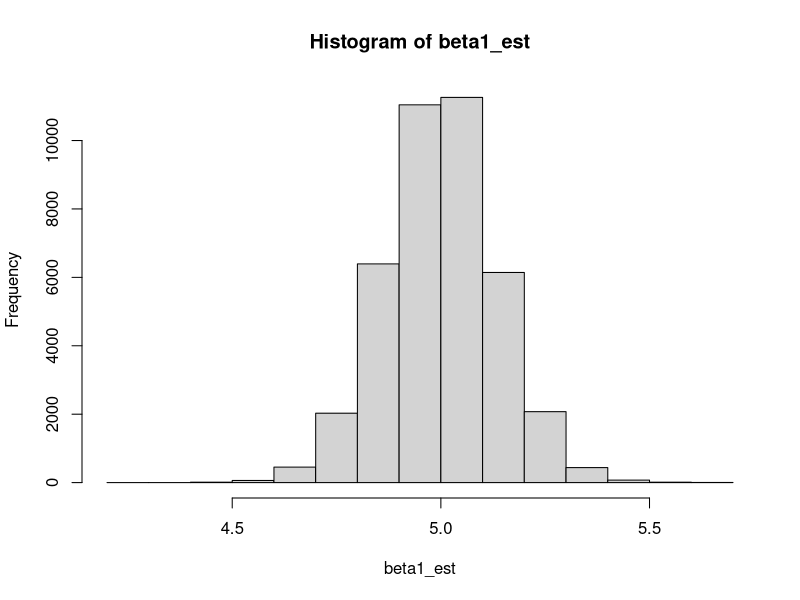
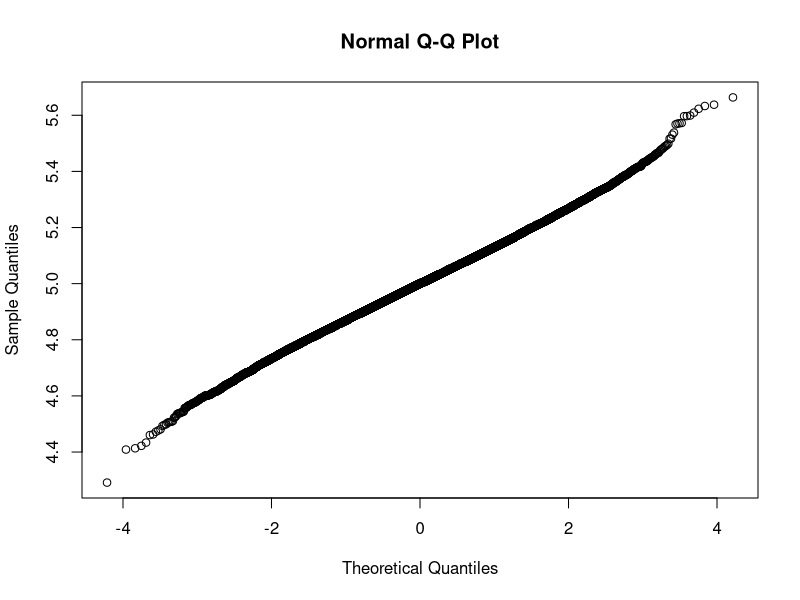

R code for these plots, in order: (Note: a time limit stopped this script after it produced the figures.)


#ex1

denyZeroHyp = function(n){
  t = table(sample(1:6,size = n,replace = T))
  #Smqtame dali othvurlq H0
  result = chisq.test(t)$p.value<0.05
  result

}
#Gledame kakuv procent ot ot vsichki othvurlqt H0

f1 = function(n){
  s = sum(replicate(10000,denyZeroHyp(n)))/10000*100
  result = paste(s, "%")
  result
}
f1(100)
f1(200)
f1(400)

#ex2
checkNormality = function(n) {
    x = runif(n, 5, 12)
    hypResults = shapiro.test(x)$p.value > 0.05
    hypResults
}

f2 = function(nBig,n){
  results = replicate(n=nBig,checkNormality(n))
  prop.table(table(results))
}
f2(10000,15)
f2(10000,25)
f2(10000,50)
f2(10000,90)


#ex3

f3 = function(n){
  beta1 = 5
  # 4 реда - по 1 за всяка подточка
  beta1_est =  matrix(data = NA, nrow = 4, ncol = 10000)
  beta1_sd_err = matrix(data = NA, nrow = 4, ncol = 10000)
  beta1_sd_err = matrix(data = NA, nrow = 4, ncol = 10000)
  leftConfInt = matrix(data = NA, nrow = 4, ncol = 10000)
  rightConfInt = matrix(data = NA, nrow = 4, ncol = 10000)
  
  for (k in 1:10000) {
    x = sample(1:10, size = n, replace = TRUE)
    
    # а)
    e = rnorm(n, mean = 0, sd = 2)
    y = beta1 * x + e
    
    df = data.frame(x, y)
    model = lm(y ~ x, data = df)
    model_summary = summary(model)
    p = paste("a)")
    print(p)
    print(confint(model))
    print("----------")
    print(model_summary)
    beta1_est[1, k] = model_summary$coefficients[2, 1] # бета1 шапка
    beta1_sd_err[1, k] = model_summary$coefficients[2, 2]
    leftConfInt[1,k] = confint(model)[2,1]
    rightConfInt[1,k] = confint(model)[2,2]
    
    # б)
    e = runif(n, -3.5, 3.5)
    y = beta1 * x + e
    
    df = data.frame(x, y)
    model = lm(y ~ x, data = df)
    model_summary = summary(model)
    p = paste("b)")
    beta1_est[2, k] = model_summary$coefficients[2, 1] # бета1 шапка
    beta1_sd_err[2, k] = model_summary$coefficients[2, 2]
    leftConfInt[2,k] = confint(model)[2,1]
    rightConfInt[2,k] = confint(model)[2,2]
    
    # в)
    v = rexp(n, 0.7)
    w = rexp(n, 0.7)
    e = v - w
    y = beta1 * x + e
    
    df = data.frame(x, y)
    model = lm(y ~ x, data = df)
    model_summary = summary(model)
    beta1_est[3, k] = model_summary$coefficients[2, 1] # бета1 шапка
    beta1_sd_err[3, k] = model_summary$coefficients[2, 2]
    leftConfInt[3,k] = confint(model)[2,1]
    rightConfInt[3,k] = confint(model)[2,2]
    
    # г)
    u = rexp(n, 0.5)
    e = u - 2
    y = beta1 * x + e
    
    df = data.frame(x, y)
    model = lm(y ~ x, data = df)
    model_summary = summary(model)
 
    beta1_est[4, k] = model_summary$coefficients[2, 1] # бета1 шапка
    beta1_sd_err[4, k] = model_summary$coefficients[2, 2]
    leftConfInt[4,k] = confint(model)[2,1]
    rightConfInt[4,k] = confint(model)[2,2]
  }
  
  tbl = matrix(data = NA, nrow = 4, ncol = 3)
  rownames(tbl) = c("а)", "б)","в)","г)")
  colnames(tbl) = c("Колко често доверителният интервал за бета1 съдържа истинската стойност?",
                    "средната дължина на доверителния интервал на базата на 10000 повторения",
                    "средното на beta1_est на базата на 10000 повторения")
  for (k in 1:4) {
    tbl[k, 1] = paste(sum((beta1 > leftConfInt[k,]) & (beta1< rightConfInt[k,])) / 10000 * 100, "%") 
    tbl[k, 2] = mean(rightConfInt[k,] - leftConfInt[k,]) # (-beta1_sd_err , +beta1_sd_err)
    tbl[k, 3] = mean(beta1_est[k,]) 
  }
  n = paste("N =",n)
  print(n)
  graphics(beta1_est)
  print(tbl)
  
}
graphics = function(beta1_est){
  hist(beta1_est)
  qqnorm(beta1_est)
}
ns = c(30,50, 100, 500)
for (n in ns) {
  f3(n)
}
